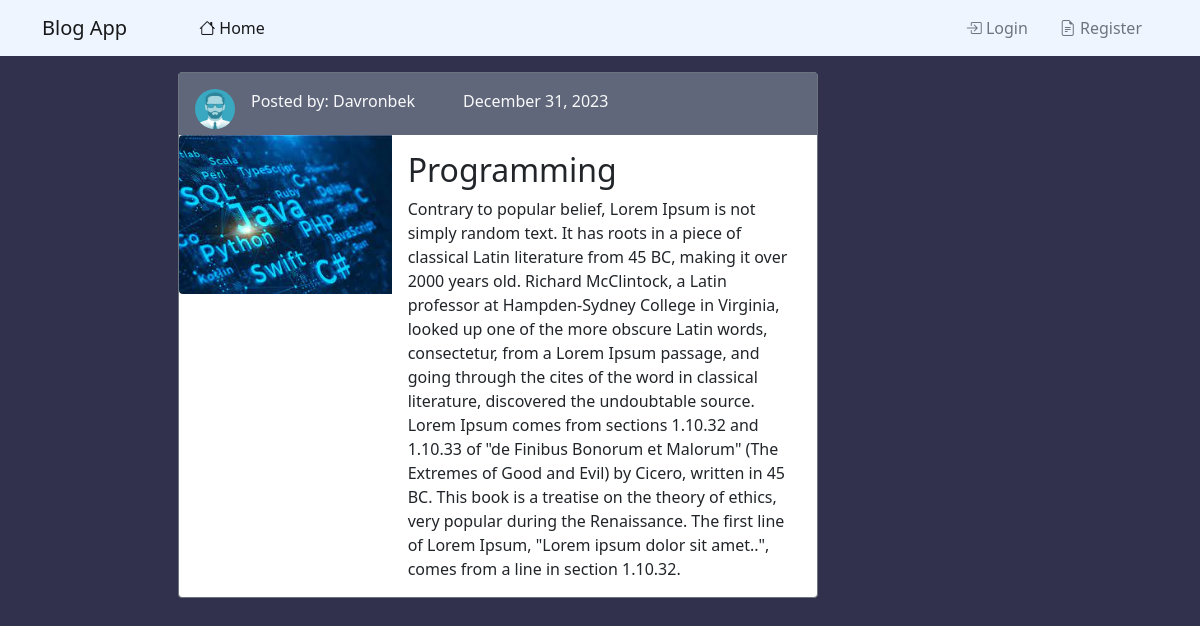
Page /post/49/ on the committed database.
### blog/models.py (models this page shows, shortened)
class Post(models.Model):
    title = models.CharField(max_length=100)
    content = models.TextField()
    images = models.ImageField(default='post.jpg', upload_to='post_picture/', null=True, blank=True)
    date_posted = models.DateTimeField(default=timezone.now)
    author = models.ForeignKey(User, on_delete=models.CASCADE)

### users/models.py (models this page shows, shortened)
class Profile(models.Model):
    user = models.OneToOneField(User, on_delete=models.CASCADE)
    image = models.ImageField(default='default.jpg', upload_to='profile_picture')

### blog/views.py (the view)
# urls.py: path('post/<int:pk>/', PostDetailView.as_view(), name='post-detail'),
class PostDetailView(DetailView):
    model = Post

### templates/blog/post_detail.html (shortened to what this page needs)
{% extends 'blog/base.html' %}
{% block content %}
<div class="card m-3 w-75  border border-secondary" style="max-width: 640px;">
  <div class="d-flex justify-content-start p-3 " style="background-color:#61677A; height:62px;" >
      <img class=" rounded-circle article-img" src="{{ object.author.profile.image.url }}" style="height:40px; width:40px;">
      <a href="{% url 'user-posts' object.author.username %}" class="ms-3  text-decoration-none text-light ">Posted by: {{ object.author }}</a>
      <p class="text-secondary ms-5 text-light">{{ object.date_posted|date:"F d, Y" }}</p>
  </div>
  <div class="row g-0 ">
    <div class="col-md-4">
      {% if object.images %}
      <img src="{{ object.images.url }}" class="img-fluid rounded-start img" alt="...">
      {% endif %}
    </div>
    <div class="col-md-8">
      <div class="card-body">
        <h2 class="card-title">{{ object.title }}</h2>
        <p class="card-text">{{ object.content }}</p>
      </div>
    </div>
  </div>
</div>
{% endblock content %}

### rows in the picture
Post: author.profile.image (picture), author "Davronbek", date_posted "December 31, 2023", images (picture), title "Programming", content "Contrary to popular belief, Lorem Ipsum is not simply random text. It has roots in a piece of classical Latin literature from 45 BC, making it over 2000 years old. Richard McClintock, a Latin professor at Hampden-Sydney College in Virginia, looked up one of the more obscure Latin words, consectetur, from a Lorem Ipsum passage, and going through the cites of the word in classical literature, discovered the undoubtable source. Lorem Ipsum comes from sections 1.10.32 and 1.10.33 of \"de Finibus Bonorum et Malorum\" (The Extremes of Good and Evil) by Cicero, written in 45 BC. This book is a treatise on the theory of ethics, very popular during the Renaissance. The first line of Lorem Ipsum,…"
